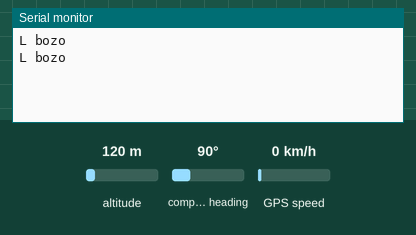
Recording of a sketch running on a simulated Arduino Uno, built with avr-gcc and run on an emulated ATmega328P. Shown: the last lines printed to the serial monitor. The test bench sets the inputs (shaded band); at power-on: GPS speed 0 km/h, altitude 120 m, compass heading 90°. The GPS gets a fix after 3 s at 37.7749, -122.4194 with 8 satellites.

Above: at 2.2 s.
2.3 s: GPS speed set to 2 km/h
At 3.5 s:
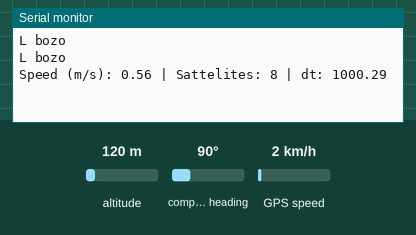
5.5 s: GPS speed set to 30 km/h
At 6.8 s:
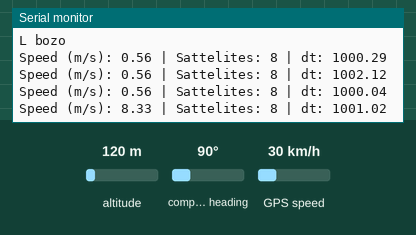
7.0 s: altitude set to 20 m
At 7.8 s:
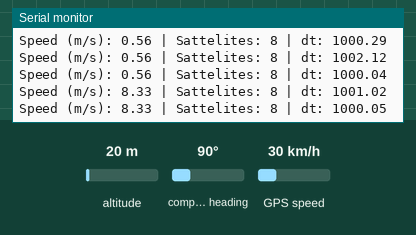
Timing chart, 0 to 10.0 s (numbered marks = the images above; inputs shaded):
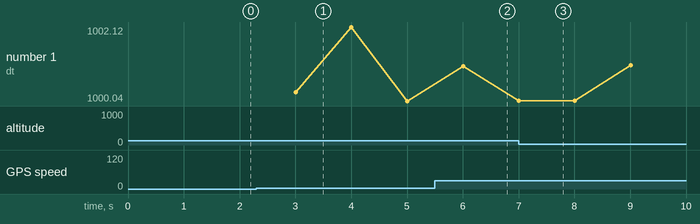

Measured:
- after the input at 2.3 s, the serial monitor: prints a new line after 0.70 s (image 1)
- after the input at 5.5 s, the serial monitor: prints a new line after 0.50 s (image 2)

The sketch:

raw_gps_code_onlyspeed.ino
```cpp
#include <Adafruit_GPS.h>
#include <SoftwareSerial.h>

SoftwareSerial mySerial(3, 2); // arduino uno pins TX - 3, RX - 2
Adafruit_GPS GPS(&mySerial);

char c;

double t_1 = 0, t_2 = 0, dt = 0;

void setup() {
  Serial.begin(115200); // serial monitor runs at 115200 baud
  GPS.begin(9600);
  GPS.sendCommand("$PMTK251,19200*22");
  mySerial.end();
  GPS.begin(19200); // gps runs at 19200 baud

  GPS.sendCommand(PMTK_SET_NMEA_OUTPUT_RMCGGA);

  GPS.sendCommand(PMTK_SET_NMEA_UPDATE_10HZ); // outputs at 10hz
  delay(1000);
}

void loop() {

  t_2 = t_1;
  t_1 = double(micros())/1000;
  dt = t_1 - t_2;

  while (!GPS.newNMEAreceived()) {
    c = GPS.read();
  }

  GPS.parse(GPS.lastNMEA());

  if (GPS.fix) {
    Serial.println((String) "Speed (m/s): "+GPS.speed*0.514444+" | Sattelites: "+GPS.satellites+" | dt: "+dt); // prints velocity in m/s and the number of satellites and dt
  }
  else {
    Serial.println("L bozo");
  }
}
```
